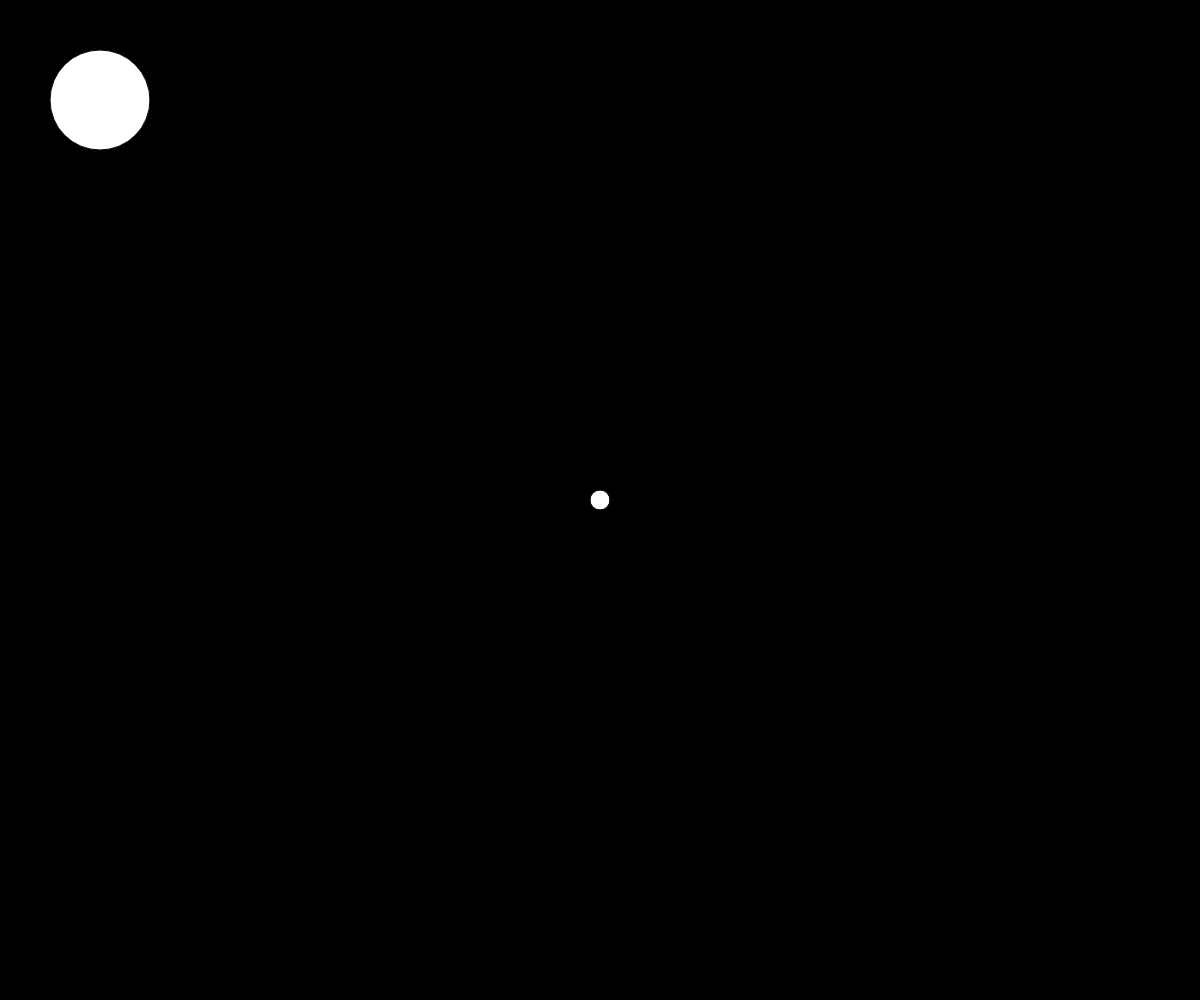
Frame 1 (no input)
Frame 60 (no input): identical to frame 1, image omitted
Frame 120 (the mouse pressed at the canvas centre since frame 60): identical to frame 1, image omitted

The p5.js sketch that drew this single still picture (run headless with seeded random() and noise() and a simulated clock; from frame 60 on, the mouse is pressed at the canvas centre):

// p5.js sketch
// ── sketch.js
let moveX = 100;
let moveY = 100;
let move = false;
let speedX = 0;
let speedY = 0;

function setup() {
  createCanvas(windowWidth, windowHeight);
}

function draw() {
  background(0);
  
  // Bewegung des großen Kreises
  if (mouseIsPressed && dist(mouseX, mouseY, moveX, moveY) < 50) {
    move = true;
  }
  if (mouseIsPressed && move) {
    moveX = mouseX;
    moveY = mouseY;
    speedX = mouseX - pmouseX;
    speedY = mouseY - pmouseY;
  } else {
    move = false;
  }
  
  // Bewegung des kleinen Kreises
  moveX += speedX;
  moveY += speedY;
  
  // Kollision mit dem Rand des Canvas
  if (moveX < 50 || moveX > width - 50) {
    speedX *= -1;
  }
  if (moveY < 50 || moveY > height - 50) {
    speedY *= -1;
  }
  
  // Kollision der Kreise
  let distance = dist(moveX, moveY, width/2, height/2);
  if (distance < 60) {
    let angle = atan2(moveY - height/2, moveX - width/2);
    moveX = width/2 + cos(angle) * 60;
    moveY = height/2 + sin(angle) * 60;
    speedX = cos(angle) * 5;
    speedY = sin(angle) * 5;
  }
  
  // Zeichnen der Kreise
  rectMode(CENTER);
  fill(255);
  ellipse(moveX, moveY, 100, 100);
  ellipse(width/2, height/2, 20, 20);
}

function windowResized() {
  resizeCanvas(windowWidth, windowHeight);
}
